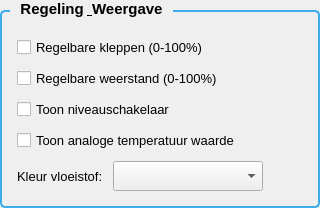
                    <widget class="QGroupBox" name="groupBox_control">
                     <property name="font">
                      <font>
                       <pointsize>11</pointsize>
                       <weight>75</weight>
                       <bold>true</bold>
                      </font>
                     </property>
                     <property name="styleSheet">
                      <string notr="true">
                                    QGroupBox {
                                      border: 2px solid #3daee9;
                                      border-radius: 5px;
                                      margin-top: 10px;
                                      padding-top: 10px;
                                    }
                                    QGroupBox::title {
                                      subcontrol-origin: margin;
                                      left: 10px;
                                      padding: 0 5px 0 5px;
                                    }
                                  </string>
                     </property>
                     <property name="title">
                      <string>Regeling &amp; Weergave</string>
                     </property>
                     <layout class="QVBoxLayout" name="verticalLayout_control">
                      <property name="spacing">
                       <number>10</number>
                      </property>
                      <property name="leftMargin">
                       <number>15</number>
                      </property>
                      <property name="topMargin">
                       <number>15</number>
                      </property>
                      <property name="rightMargin">
                       <number>15</number>
                      </property>
                      <property name="bottomMargin">
                       <number>15</number>
                      </property>
                      <item>
                       <widget class="QCheckBox" name="regelbareKlepenCheckBox">
                        <property name="font">
                         <font>
                          <pointsize>10</pointsize>
                          <weight>50</weight>
                          <bold>false</bold>
                         </font>
                        </property>
                        <property name="text">
                         <string>Regelbare kleppen (0-100%)</string>
                        </property>
                       </widget>
                      </item>
                      <item>
                       <widget class="QCheckBox" name="regelbareWeerstandCheckBox">
                        <property name="font">
                         <font>
                          <pointsize>10</pointsize>
                          <weight>50</weight>
                          <bold>false</bold>
                         </font>
                        </property>
                        <property name="text">
                         <string>Regelbare weerstand (0-100%)</string>
                        </property>
                       </widget>
                      </item>
                      <item>
                       <widget class="QCheckBox" name="niveauschakelaarCheckBox">
                        <property name="font">
                         <font>
                          <pointsize>10</pointsize>
                          <weight>50</weight>
                          <bold>false</bold>
                         </font>
                        </property>
                        <property name="text">
                         <string>Toon niveauschakelaar</string>
                        </property>
                       </widget>
                      </item>
                      <item>
                       <widget class="QCheckBox" name="analogeWaardeTempCheckBox">
                        <property name="font">
                         <font>
                          <pointsize>10</pointsize>
                          <weight>50</weight>
                          <bold>false</bold>
                         </font>
                        </property>
                        <property name="text">
                         <string>Toon analoge temperatuur waarde</string>
                        </property>
                       </widget>
                      </item>
                      <item>
                       <layout class="QHBoxLayout" name="horizontalLayout_color">
                        <item>
                         <widget class="QLabel" name="label_waterColor">
                          <property name="font">
                           <font>
                            <pointsize>10</pointsize>
                            <weight>50</weight>
                            <bold>false</bold>
                           </font>
                          </property>
                          <property name="text">
                           <string>Kleur vloeistof:</string>
                          </property>
                         </widget>
                        </item>
                        <item>
                         <widget class="QComboBox" name="kleurDropDown">
                          <property name="minimumSize">
                           <size>
                            <width>150</width>
                            <height>30</height>
                           </size>
                          </property>
                          <property name="font">
                           <font>
                            <pointsize>10</pointsize>
                           </font>
                          </property>
                         </widget>
                        </item>
                        <item>
                         <spacer name="horizontalSpacer_color">
                          <property name="orientation">
                           <enum>Qt::Horizontal</enum>
                          </property>
                          <property name="sizeHint" stdset="0">
                           <size>
                            <width>40</width>
                            <height>20</height>
                           </size>
                          </property>
                         </spacer>
                        </item>
                       </layout>
                      </item>
                     </layout>
                    </widget>
